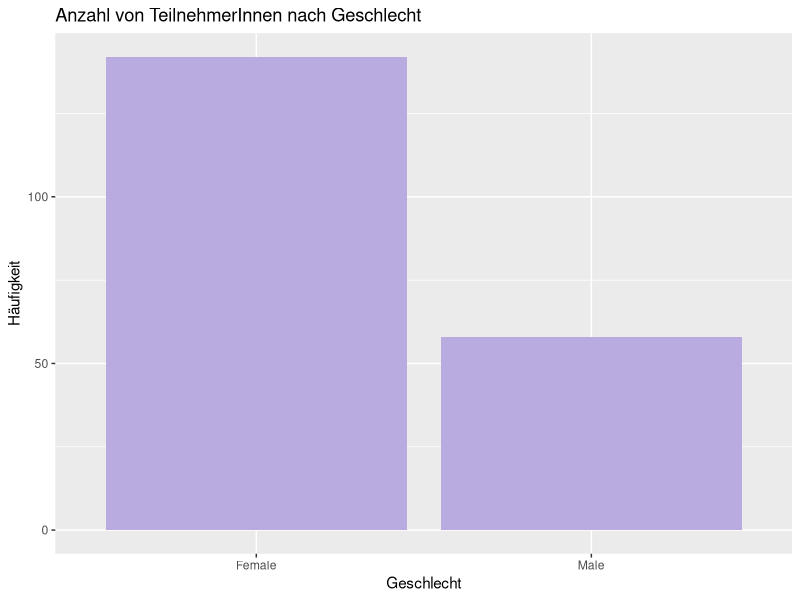
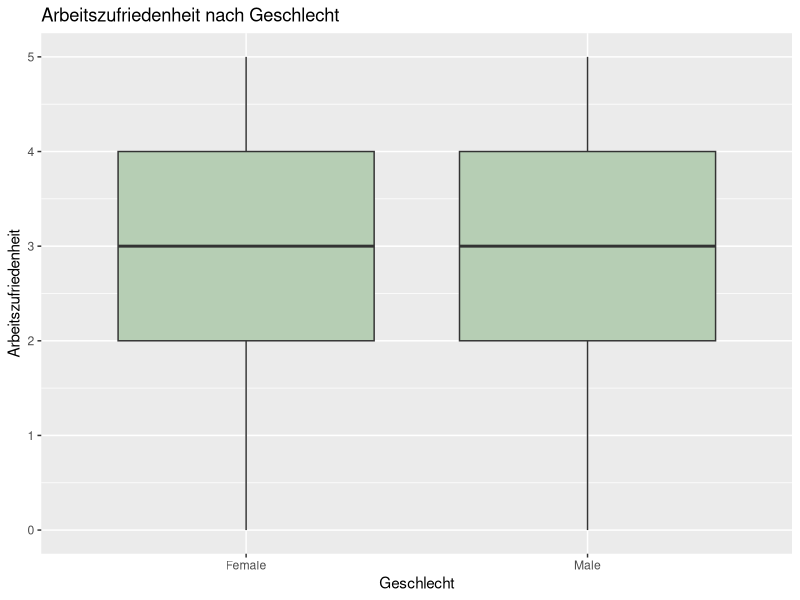
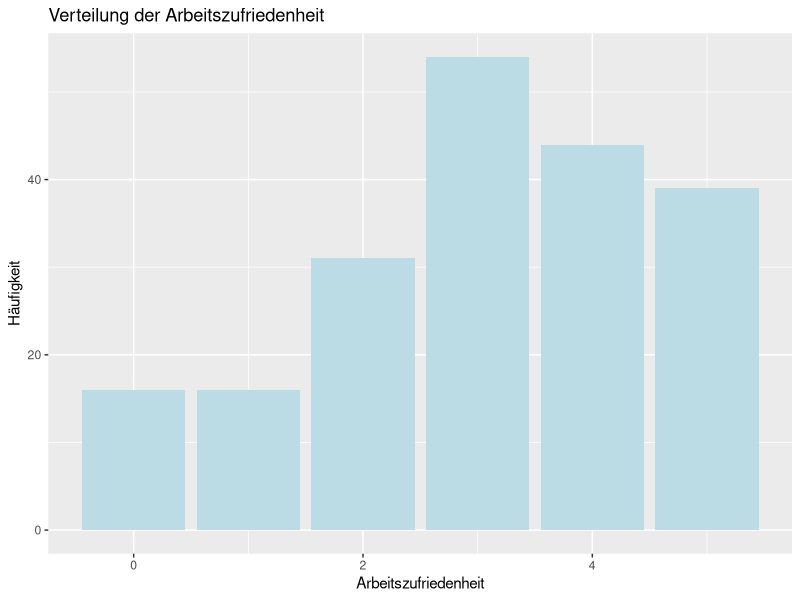
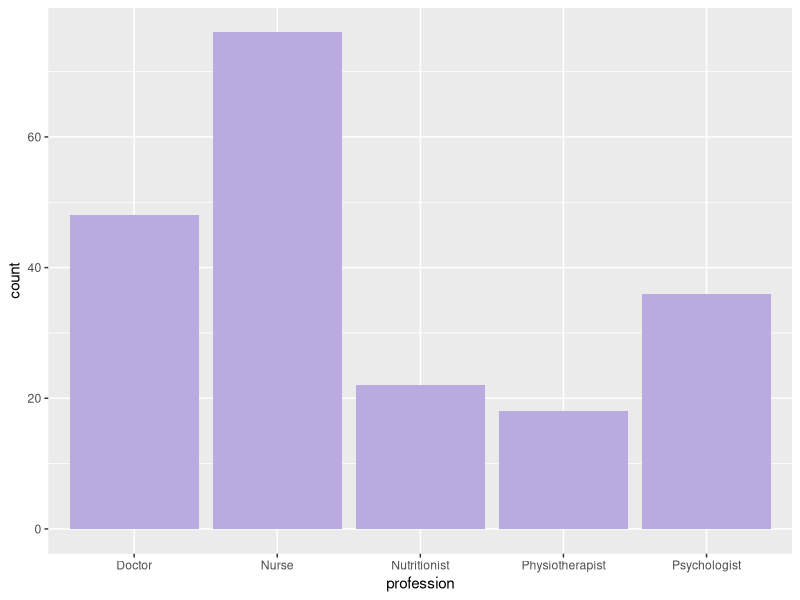
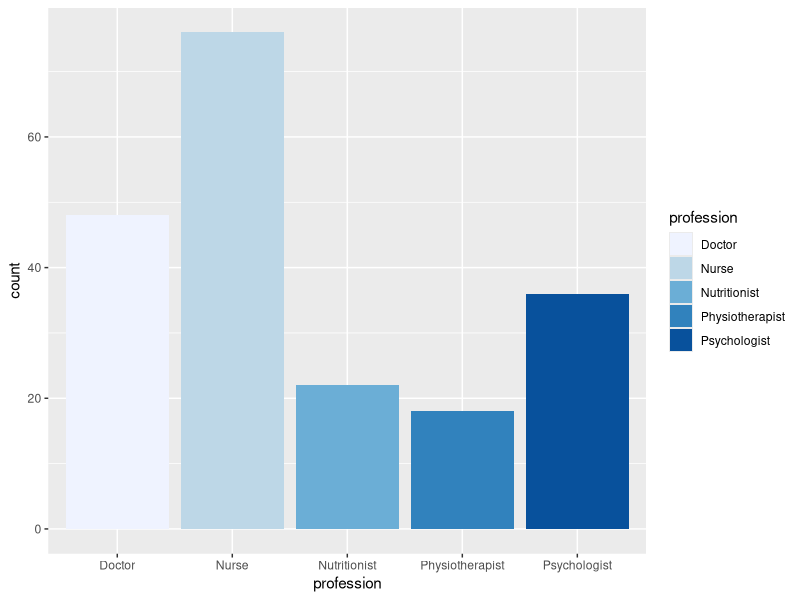
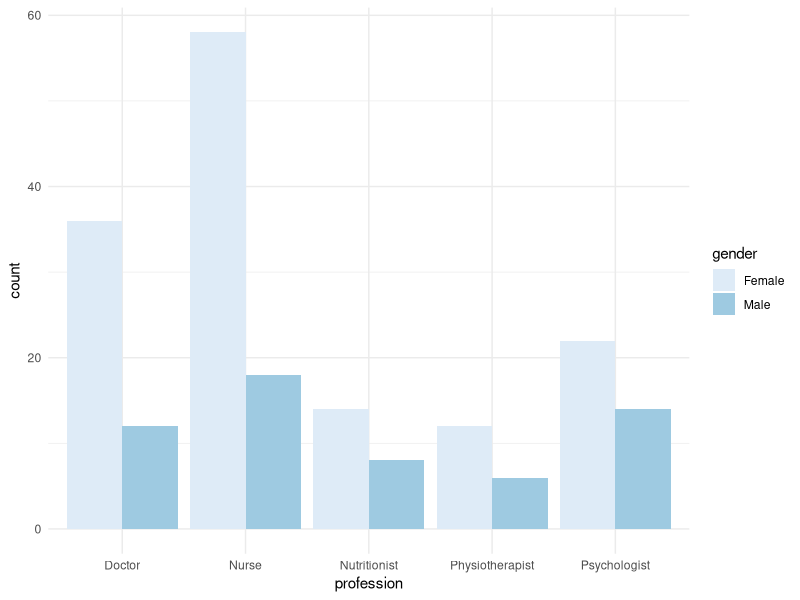
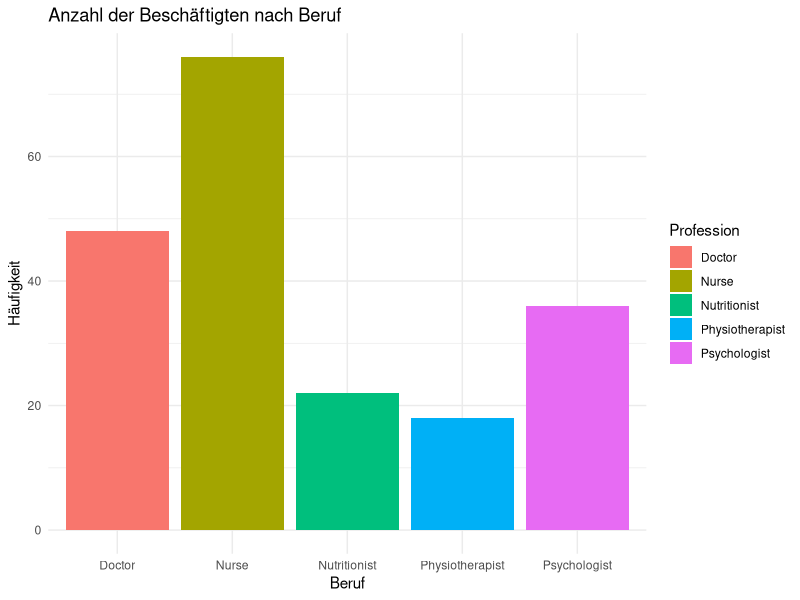

The R source for these figures, in order:
# Titel: Datenanalyse der Umfrage zur Arbeitszufridenheit
# Autor: Aurora Monticelli
# Datum: 2025-09-24
# Beschreibung: Dieses Skript analysiert die Umfragedaten zur Arbeitszufriedenheit von Gesundheitsfachpersonen in Basel-Stadt und Basel-Land 

### 1. Pakete laden ---------------------------------------
library(tidyverse)  # Sammlung von Paketen für Datenwissenschaft
library(readxl)     # Für Excel-Dateien
library(vcd)

### 2. Daten importieren ---------------------------------
# Daten aus CSV-Datei laden
# data <- read.csv("healthcare_job_satisfaction.csv")
data <- read.csv("healthcare_data.csv")

# 3. Daten anschuaen ---------------------------------
# Erste Zeilen anzeigen
head(data)

# Datenstruktur untersuchen
print(data)

# Zusammenfassende Statistiken
summary(data)

# Fehlende Werte
sum(is.na(data))



### 3. Visualisierung durch plots ---------------------------------
# Barplot für Anzahl TeilnehmerInnen nach Geschlecht
ggplot(data, aes(x = factor(gender))) + 
  geom_bar(fill = "#b9aadf") +
  labs(title = "Anzahl von TeilnehmerInnen nach Geschlecht", 
       x = "Geschlecht", y = "Häufigkeit")

# Boxplot für Arbeitszufriedenheit nach Geschlecht
ggplot(data, aes(x = factor(gender), y = job_satisfaction)) + 
  geom_boxplot(fill = "#B6CEB4") +
  labs(title = "Arbeitszufriedenheit nach Geschlecht", 
       x = "Geschlecht", y = "Arbeitszufriedenheit")

# Histogram für Arbeitszufriedenheit
ggplot(data, aes(x = job_satisfaction)) + 
  geom_bar(fill = "#BBDCE5") +
  labs(title = "Verteilung der Arbeitszufriedenheit", 
       x = "Arbeitszufriedenheit", y = "Häufigkeit")


### 4. Ästhetische Anpassungen ------------------------------------
# Balkendiagramm mit einer Farbe
ggplot(data, aes(x = profession)) +
  geom_bar(fill = "#b9aadf")  # Lila Farbe für alle Balken

# Balkendiagramm mit mehreren Farben
ggplot(data, aes(x = profession, fill = profession)) +
  geom_bar() +
  scale_fill_brewer(palette = "Blues")

# Balkendiagramm mit Farben nach Geschlecht aufgeteilt
ggplot(data, aes(x = profession, fill = gender)) +
  geom_bar(position = "dodge") +  # "dodge" = nebeneinander
  scale_fill_brewer(palette = "Blues") +
  theme_minimal()

# Komplette Grafik mit allen Anpassungen
ggplot(data, aes(x = profession, fill = profession)) +
  geom_bar() + #Basis des Balkendiagrams
  labs(
    title = "Anzahl der Beschäftigten nach Beruf",
    x = "Beruf", # X-Achsen-Beschriftung
    y = "Häufigkeit", # Y-Achsen-Beschriftung
    fill = "Profession"  # Legendentitel 
  ) +
  theme(
    plot.title = element_text(size = 16, face = "bold"),  # Titel-Stil
    axis.title = element_text(size = 12), # Achsen-Titel-Stil
    axis.text = element_text(size = 10), # Achsen-Titel-Stil
  ) +
  theme_minimal()

### 5. Descriptive Analyse   ----------------------------------------
# Grundlegende Datenexploration (bereits bekannt)
str(data)
head(data)
summary(data)

# Häufigkeiten kategorialer Variablen
table(data$gender)
table(data$profession)

# Deskriptive Statistiken für numerische Variablen
mean(data$job_satisfaction)    # Mittelwert
sd(data$job_satisfaction)      # Standardabweichung
median(data$job_satisfaction)   # Median


### 6. Inferenzstatistik   ----------------------------------------
## Chi-Quadrat
# Kreuztabelle erstellen: Geschlecht vs. Beruf
table(data$gender, data$profession)

# Chi-Quadrat Test durchführen
chisq_result <- chisq.test(table(data$gender, data$profession))
print(chisq_result)

# Erwartete Häufigkeiten anzeigen
chisq_result$expected

# Standardisierte Residuen analysieren
chisq_result$residuals

# Cramér's V als Effektstärke berechnen
assocstats(table(data$gender, data$profession))


## Proportionen Test
# Ein-Stichproben Test: Anteil weiblicher Beschäftigter vs. 50%
female_count <- sum(data$gender == "Female")
total_count <- nrow(data)
prop.test(female_count, total_count, p = 0.5, alternative = "greater")

# Zwei-Stichproben Test: Vergleich der Zufriedenheitsanteile (≥4) zwischen Geschlechtern
female_high_satisfaction <- sum(data$gender == "Female" & data$job_satisfaction >= 4)
male_high_satisfaction <- sum(data$gender == "Male" & data$job_satisfaction >= 4)
female_total <- sum(data$gender == "Female")
male_total <- sum(data$gender == "Male")

prop.test(c(female_high_satisfaction, male_high_satisfaction), 
          c(female_total, male_total))


## t-Test 
# t-Test für unabhängige Stichproben: Zufriedenheit nach Geschlecht
t.test(job_satisfaction ~ gender, data = data)

# Überprüfung der Normalverteilung mit Shapiro-Wilk-Test
shapiro.test(data$job_satisfaction[data$gender == "Female"])
shapiro.test(data$job_satisfaction[data$gender == "Male"])

## Mann-Whitney U-Test
# Mann-Whitney U-Test (nicht-parametrische Alternative)
wilcox.test(job_satisfaction ~ gender, data = data)
